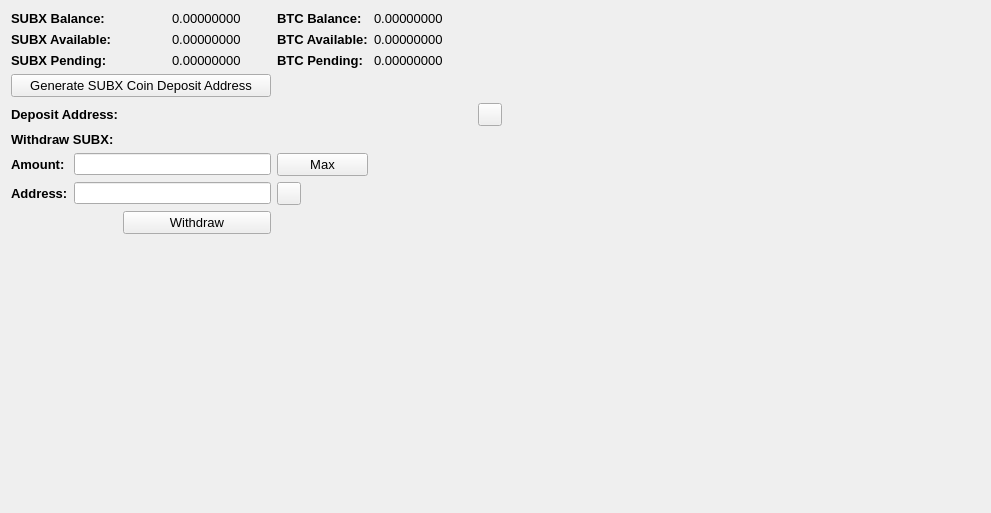
     <widget class="QWidget" name="BalanceTab">
      <attribute name="title">
       <string>Balance</string>
      </attribute>
      <layout class="QGridLayout" name="gridLayout_2">
       <item row="0" column="0" colspan="2">
        <widget class="QLabel" name="label_11">
         <property name="font">
          <font>
           <pointsize>10</pointsize>
           <weight>75</weight>
           <bold>true</bold>
          </font>
         </property>
         <property name="text">
          <string>SUBX Balance:</string>
         </property>
        </widget>
       </item>
       <item row="0" column="3">
        <widget class="QLabel" name="SUBXBalanceLabel">
         <property name="font">
          <font>
           <pointsize>10</pointsize>
          </font>
         </property>
         <property name="text">
          <string>0.00000000</string>
         </property>
         <property name="textInteractionFlags">
          <set>Qt::LinksAccessibleByMouse|Qt::TextSelectableByMouse</set>
         </property>
        </widget>
       </item>
       <item row="0" column="4">
        <widget class="QLabel" name="label_12">
         <property name="font">
          <font>
           <pointsize>10</pointsize>
           <weight>75</weight>
           <bold>true</bold>
          </font>
         </property>
         <property name="text">
          <string>BTC Balance:</string>
         </property>
        </widget>
       </item>
       <item row="0" column="5">
        <widget class="QLabel" name="BitcoinBalanceLabel">
         <property name="font">
          <font>
           <pointsize>10</pointsize>
          </font>
         </property>
         <property name="text">
          <string>0.00000000</string>
         </property>
         <property name="textInteractionFlags">
          <set>Qt::LinksAccessibleByMouse|Qt::TextSelectableByMouse</set>
         </property>
        </widget>
       </item>
       <item row="0" column="7" rowspan="10">
        <spacer name="horizontalSpacer_4">
         <property name="orientation">
          <enum>Qt::Horizontal</enum>
         </property>
         <property name="sizeHint" stdset="0">
          <size>
           <width>478</width>
           <height>488</height>
          </size>
         </property>
        </spacer>
       </item>
       <item row="1" column="0" colspan="2">
        <widget class="QLabel" name="label_13">
         <property name="font">
          <font>
           <pointsize>10</pointsize>
           <weight>75</weight>
           <bold>true</bold>
          </font>
         </property>
         <property name="text">
          <string>SUBX Available:</string>
         </property>
        </widget>
       </item>
       <item row="1" column="3">
        <widget class="QLabel" name="SUBXAvailableLabel_2">
         <property name="font">
          <font>
           <pointsize>10</pointsize>
          </font>
         </property>
         <property name="text">
          <string>0.00000000</string>
         </property>
         <property name="textInteractionFlags">
          <set>Qt::LinksAccessibleByMouse|Qt::TextSelectableByMouse</set>
         </property>
        </widget>
       </item>
       <item row="1" column="4">
        <widget class="QLabel" name="label_15">
         <property name="font">
          <font>
           <pointsize>10</pointsize>
           <weight>75</weight>
           <bold>true</bold>
          </font>
         </property>
         <property name="text">
          <string>BTC Available:</string>
         </property>
        </widget>
       </item>
       <item row="1" column="5">
        <widget class="QLabel" name="BitcoinAvailableLabel">
         <property name="font">
          <font>
           <pointsize>10</pointsize>
          </font>
         </property>
         <property name="text">
          <string>0.00000000</string>
         </property>
         <property name="textInteractionFlags">
          <set>Qt::LinksAccessibleByMouse|Qt::TextSelectableByMouse</set>
         </property>
        </widget>
       </item>
       <item row="2" column="0" colspan="2">
        <widget class="QLabel" name="label_14">
         <property name="font">
          <font>
           <pointsize>10</pointsize>
           <weight>75</weight>
           <bold>true</bold>
          </font>
         </property>
         <property name="text">
          <string>SUBX Pending:</string>
         </property>
        </widget>
       </item>
       <item row="2" column="3">
        <widget class="QLabel" name="SUBXPendingLabel">
         <property name="font">
          <font>
           <pointsize>10</pointsize>
          </font>
         </property>
         <property name="text">
          <string>0.00000000</string>
         </property>
         <property name="textInteractionFlags">
          <set>Qt::LinksAccessibleByMouse|Qt::TextSelectableByMouse</set>
         </property>
        </widget>
       </item>
       <item row="2" column="4">
        <widget class="QLabel" name="label_31">
         <property name="font">
          <font>
           <pointsize>10</pointsize>
           <weight>75</weight>
           <bold>true</bold>
          </font>
         </property>
         <property name="text">
          <string>BTC Pending:</string>
         </property>
        </widget>
       </item>
       <item row="2" column="5">
        <widget class="QLabel" name="BitcoinPendingLabel">
         <property name="font">
          <font>
           <pointsize>10</pointsize>
          </font>
         </property>
         <property name="text">
          <string>0.00000000</string>
         </property>
         <property name="textInteractionFlags">
          <set>Qt::LinksAccessibleByMouse|Qt::TextSelectableByMouse</set>
         </property>
        </widget>
       </item>
       <item row="3" column="0" colspan="4">
        <widget class="QPushButton" name="GenDepositBTN">
         <property name="font">
          <font>
           <pointsize>10</pointsize>
          </font>
         </property>
         <property name="text">
          <string>Generate SUBX Coin Deposit Address</string>
         </property>
        </widget>
       </item>
       <item row="4" column="0" colspan="3">
        <widget class="QLabel" name="label_33">
         <property name="font">
          <font>
           <pointsize>10</pointsize>
           <weight>75</weight>
           <bold>true</bold>
          </font>
         </property>
         <property name="text">
          <string>Deposit Address:</string>
         </property>
        </widget>
       </item>
       <item row="4" column="3" colspan="3">
        <widget class="QLabel" name="DepositAddressLabel">
         <property name="minimumSize">
          <size>
           <width>300</width>
           <height>0</height>
          </size>
         </property>
         <property name="palette">
          <palette>
           <active>
            <colorrole role="WindowText">
             <brush brushstyle="SolidPattern">
              <color alpha="255">
               <red>0</red>
               <green>0</green>
               <blue>0</blue>
              </color>
             </brush>
            </colorrole>
            <colorrole role="Text">
             <brush brushstyle="SolidPattern">
              <color alpha="255">
               <red>0</red>
               <green>0</green>
               <blue>255</blue>
              </color>
             </brush>
            </colorrole>
           </active>
           <inactive>
            <colorrole role="WindowText">
             <brush brushstyle="SolidPattern">
              <color alpha="255">
               <red>0</red>
               <green>0</green>
               <blue>0</blue>
              </color>
             </brush>
            </colorrole>
            <colorrole role="Text">
             <brush brushstyle="SolidPattern">
              <color alpha="255">
               <red>0</red>
               <green>0</green>
               <blue>255</blue>
              </color>
             </brush>
            </colorrole>
           </inactive>
           <disabled>
            <colorrole role="WindowText">
             <brush brushstyle="SolidPattern">
              <color alpha="255">
               <red>120</red>
               <green>120</green>
               <blue>120</blue>
              </color>
             </brush>
            </colorrole>
            <colorrole role="Text">
             <brush brushstyle="SolidPattern">
              <color alpha="255">
               <red>120</red>
               <green>120</green>
               <blue>120</blue>
              </color>
             </brush>
            </colorrole>
           </disabled>
          </palette>
         </property>
         <property name="font">
          <font>
           <pointsize>10</pointsize>
           <weight>75</weight>
           <bold>true</bold>
          </font>
         </property>
         <property name="text">
          <string/>
         </property>
         <property name="alignment">
          <set>Qt::AlignRight|Qt::AlignTrailing|Qt::AlignVCenter</set>
         </property>
         <property name="textInteractionFlags">
          <set>Qt::LinksAccessibleByMouse|Qt::TextSelectableByKeyboard|Qt::TextSelectableByMouse</set>
         </property>
        </widget>
       </item>
       <item row="4" column="6">
        <widget class="QToolButton" name="DepositCopyButton">
         <property name="toolTip">
          <string>Copy to clipboard</string>
         </property>
         <property name="text">
          <string/>
         </property>
         <property name="icon">
          <iconset resource="../bitcoin.qrc">
           <normaloff>:/icons/editcopy</normaloff>:/icons/editcopy</iconset>
         </property>
         <property name="shortcut">
          <string>Alt+P</string>
         </property>
        </widget>
       </item>
       <item row="5" column="0" colspan="2">
        <widget class="QLabel" name="label_34">
         <property name="font">
          <font>
           <pointsize>10</pointsize>
           <weight>75</weight>
           <bold>true</bold>
          </font>
         </property>
         <property name="text">
          <string>Withdraw SUBX:</string>
         </property>
        </widget>
       </item>
       <item row="6" column="0">
        <widget class="QLabel" name="label_26">
         <property name="font">
          <font>
           <pointsize>10</pointsize>
           <weight>75</weight>
           <bold>true</bold>
          </font>
         </property>
         <property name="text">
          <string>Amount:</string>
         </property>
        </widget>
       </item>
       <item row="6" column="1" colspan="3">
        <widget class="QLineEdit" name="WithdrawUnitsInput">
         <property name="font">
          <font>
           <pointsize>9</pointsize>
           <weight>75</weight>
           <bold>true</bold>
          </font>
         </property>
         <property name="text">
          <string/>
         </property>
        </widget>
       </item>
       <item row="6" column="4">
        <widget class="QPushButton" name="Withdraw_Max_Amount">
         <property name="font">
          <font>
           <pointsize>10</pointsize>
          </font>
         </property>
         <property name="text">
          <string>Max</string>
         </property>
        </widget>
       </item>
       <item row="7" column="0">
        <widget class="QLabel" name="label_10">
         <property name="font">
          <font>
           <pointsize>10</pointsize>
           <weight>75</weight>
           <bold>true</bold>
          </font>
         </property>
         <property name="text">
          <string>Address:</string>
         </property>
        </widget>
       </item>
       <item row="7" column="1" colspan="3">
        <widget class="QLineEdit" name="WithdrawAddress">
         <property name="font">
          <font>
           <pointsize>9</pointsize>
           <weight>75</weight>
           <bold>true</bold>
          </font>
         </property>
        </widget>
       </item>
       <item row="7" column="4">
        <widget class="QToolButton" name="WithdrawPasteButton">
         <property name="toolTip">
          <string>Paste from clipboard</string>
         </property>
         <property name="text">
          <string/>
         </property>
         <property name="icon">
          <iconset resource="../bitcoin.qrc">
           <normaloff>:/icons/editpaste</normaloff>:/icons/editpaste</iconset>
         </property>
         <property name="shortcut">
          <string>Alt+P</string>
         </property>
        </widget>
       </item>
       <item row="8" column="2" colspan="2">
        <widget class="QPushButton" name="WithdrawUnitsBtn">
         <property name="font">
          <font>
           <pointsize>10</pointsize>
          </font>
         </property>
         <property name="text">
          <string>Withdraw</string>
         </property>
        </widget>
       </item>
       <item row="9" column="0" colspan="6">
        <spacer name="verticalSpacer">
         <property name="orientation">
          <enum>Qt::Vertical</enum>
         </property>
         <property name="sizeHint" stdset="0">
          <size>
           <width>428</width>
           <height>262</height>
          </size>
         </property>
        </spacer>
       </item>
      </layout>
      <zorder>label_31</zorder>
      <zorder>label_15</zorder>
      <zorder>label_12</zorder>
      <zorder>label_14</zorder>
      <zorder>label_13</zorder>
      <zorder>label_11</zorder>
      <zorder>BitcoinBalanceLabel</zorder>
      <zorder>SUBXBalanceLabel</zorder>
      <zorder>SUBXAvailableLabel_2</zorder>
      <zorder>SUBXPendingLabel</zorder>
      <zorder>BitcoinAvailableLabel</zorder>
      <zorder>BitcoinPendingLabel</zorder>
      <zorder>label_33</zorder>
      <zorder>GenDepositBTN</zorder>
      <zorder>DepositAddressLabel</zorder>
      <zorder>Withdraw_Max_Amount</zorder>
      <zorder>label_34</zorder>
      <zorder>WithdrawUnitsInput</zorder>
      <zorder>label_10</zorder>
      <zorder>label_26</zorder>
      <zorder>WithdrawAddress</zorder>
      <zorder>WithdrawUnitsBtn</zorder>
      <zorder>horizontalSpacer_4</zorder>
      <zorder>verticalSpacer</zorder>
      <zorder>WithdrawPasteButton</zorder>
      <zorder>DepositCopyButton</zorder>
     </widget>
